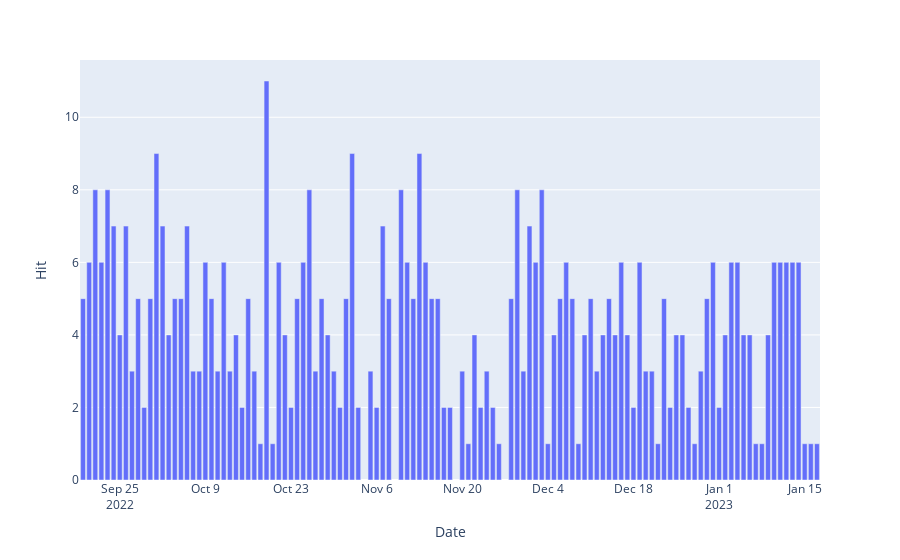

Notebook code for this chart:
### Markdown cell above
## 2. Result

### Code cell
fig = px.bar(NatSq_hits, x='Date', y='Hit')
fig.show()
